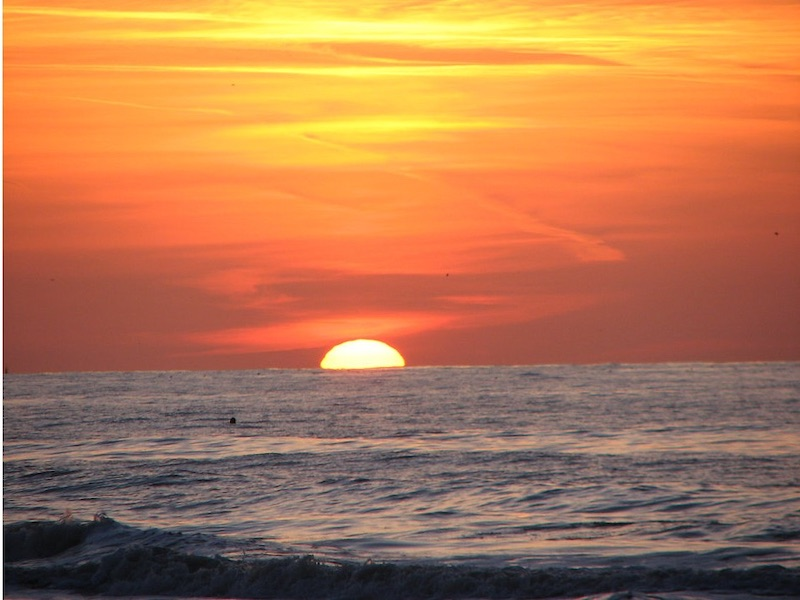
#> input picture W07 Images/sunset.jpg, 800 x 600 px
$ python W07_milestone.py
#> lines starting #> are read from the running program, lines starting #| are printed output that depends on the picture
# STEPS
# https://byui-cse.github.io/cse110-course/lesson07/prove.html
# CHROMA KEY TECHNIQUE (Visual Effect)
# https://en.wikipedia.org/wiki/Chroma_key
# GIT HUB CHROMA KEY PROJECT
# https://github.com/RaulSanchezVazquez/chroma-key-composition

from PIL import Image

# - BACKGROUND IMAGE PATH
img_background = Image.open('W07 Images/sunset.jpg')
#> img_background is the input picture: PIL image 800x600 RGB; mean R, G, B 178.8, 119, 79.8
# - FOREGROUND IMAGE PATH
img_foreground = Image.open('W07 Images/boat.jpg')
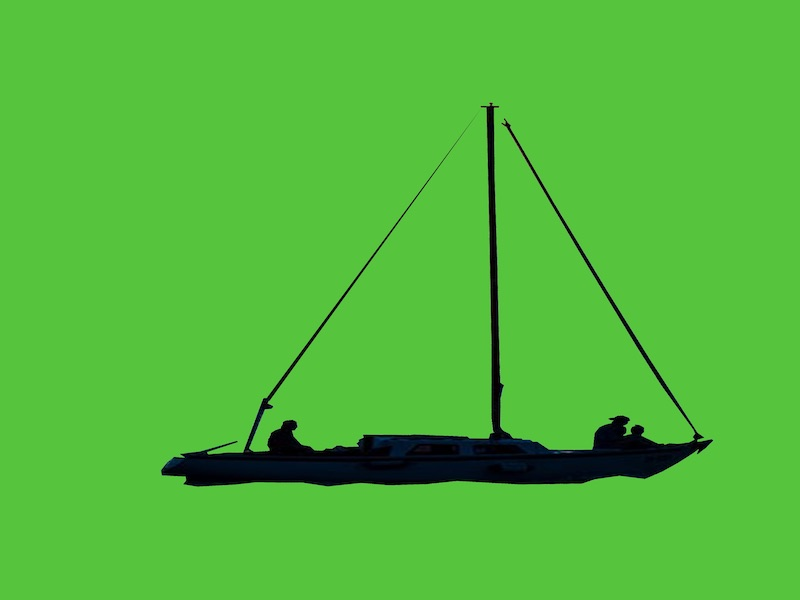
#> input picture W07 Images/boat.jpg, 800 x 600 px
#> img_foreground is the input picture: PIL image 800x600 RGB; mean R, G, B 81.8, 185.9, 58.9

width, height = img_foreground.size
#> width = 800; height = 600

pixels_chroma = img_foreground.load()
pixels_back = img_background.load()

x = 0
y = 0
for x in range(0, width):
    for y in range(0, height):
        (r_fore, g_fore, b_fore) = pixels_chroma[x, y]
        # print(f'{r_fore}, {g_fore}, {b_fore}')
        green_value = (r_fore + b_fore) - g_fore

        if green_value < -30:
            # print(green_value)
            pixels_chroma[x, y] = pixels_back[x, y]

        if r_fore < 100 and g_fore > 122 and b_fore < 100:
            pixels_chroma[x, y] = pixels_back[x, y]
        elif r_fore < 160 and g_fore > 160 and b_fore < 160:
            pixels_chroma[x, y] = pixels_back[x, y]

img_foreground.show()
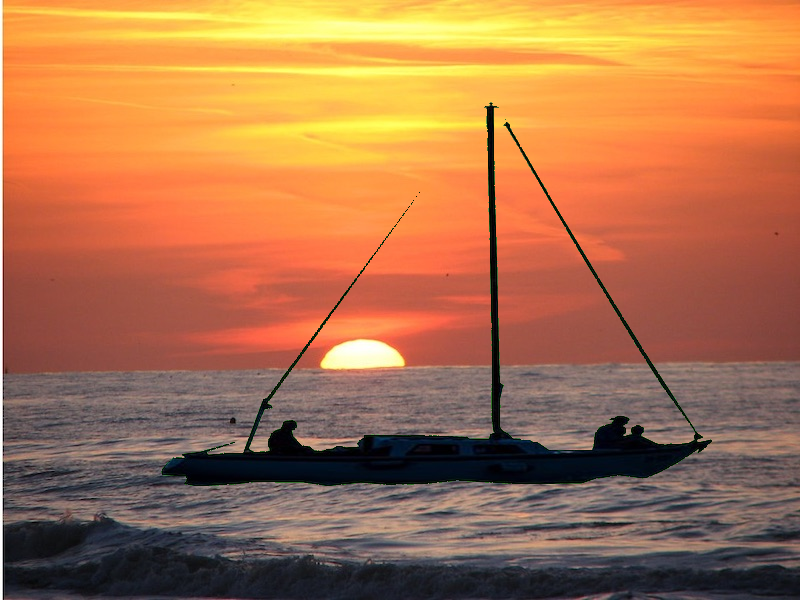
#> shown: PIL image 800x600 RGB; mean R, G, B 171.8, 114, 75.4

# [15 lines of commented-out code are left out]

"""#//////// DOC //////////

# - OPEN IMAGE
# <<image_name>> = Image.open("<<path>>")
image_original = Image.open("W07 Images/beach.jpg")

# - DISPLAY in default app
# <<image_name>>.show()
image_original.show()

# - SIZE
# <<var_width>>, <<var_height>> = <<image_name>>.size
width, height = image_original.size

# - PIXELS ACCESS
# <<var_pixels>> = <<image_name>>.load()
pixels_original = image_original.load()

# - GET RGB VALUES (x and y are the coodinates values)
# <<var_r>>, <<var_g>>, <<var_b>> = <<var_pixels>>[x, y]
r, g, b = pixels_original[100, 200]

# - SET RGB VALUES (r, g and b reffer to respective values: red, green and blue)
# <<var_pixels>>[x, y] = (r, g, b)
pixels_original[100, 200] = (50, 60, 70)

# - SAVE (New Image)
# <<image_name>>.save("<<name>>.<<extension>>")
image_original.save("the_file_goes_here.jpg")

# - CREATE (New Image)
# <<image_name_2>> = Image.new("RGB", <<image_name_1>>.size)
image_new = Image.new("RGB", image_original.size)"""
